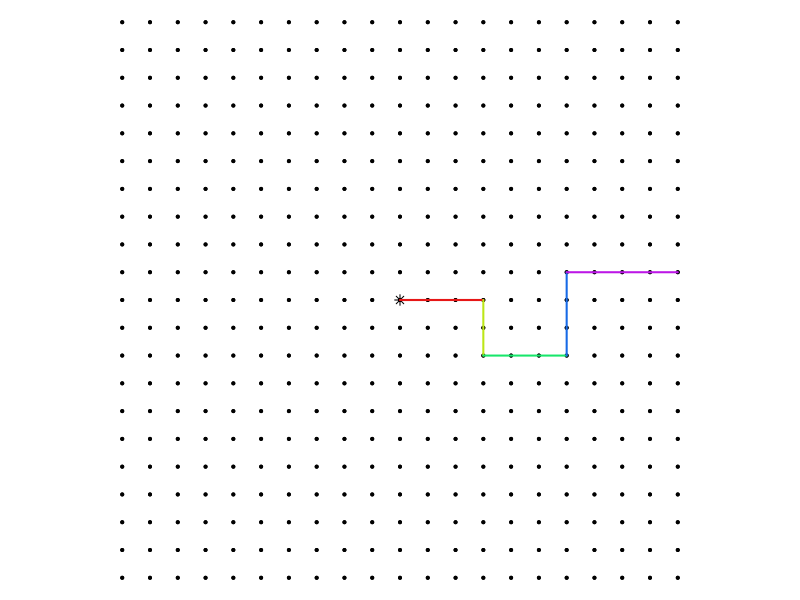

This chart was generated by the following R code:
## ---- chunk 1
# All right turns
# Expressed with right, up, left, down

n = 5


while(T){
    handles = character()
    x = sample(2:5,n,T)
    turns = sample(c(-1,1),n,T)
    st = cumsum(turns)
    # ths = c(0,pi/2,pi,3*pi/2)
    # dis = c("East","North","West","South")
    ths = c(pi/2,0,3*pi/2,pi)
    dis = c("North","East","South","West")
    j0 = sample(0:3,1)
    jj = (j0+st)%%4+1
    
    tt = ths[jj]
    dd = dis[jj]
    
    xx = c(0)
    yy = c(0)
    
    for(i in 1:n){
        xnew = xx[i]+x[i]*cos(tt[i])
        ynew = yy[i]+x[i]*sin(tt[i])
        xx = c(xx,xnew)
        yy = c(yy,ynew)
        if(dd[i] %in% c("East","West")){
            handles = c(handles,paste0("h",round(ynew)))
        } else {
            handles = c(handles,paste0("v",round(xnew)))
        }
    }
    if(max(abs(xx))<=10 && max(abs(yy))<=10 && length(unique(dd))>2 && length(unique(x))>1 && length(unique(handles))==length(handles)){break}
}


acho = dis
ache = 1:5

alo = paste0("* ",acho,collapse="\n")
ale = paste0("* ",ache,collapse="\n")

sols = character()
for(i in 1:n){
    solo = paste0(1*(dd[i]==acho),collapse="")
    sole = paste0(1*(x[i]==ache),collapse="")
    sols = c(sols,solo,sole)
}

## ---- chunk 2
par(mar=c(0,0,0,0),pty="s")
plot(0,0,"n",xlim=c(-10,10),ylim=c(-10,10),axes=F,ann=F)

for(i in -10:10){
    points(rep(i,21),-10:10,pch=20,cex=0.6)
    points(-10:10,rep(i,21),pch=20,cex=0.6)
}
points(0,0,pch=8,cex=1)

# lines(xx,yy,lwd=2,col="blue")
cols = hsv(seq(0,1,length.out=n+1),0.9,0.9)
for(i in 1:n){
    lines(c(xx[i],xx[i+1]),c(yy[i],yy[i+1]),col=cols[i],lwd=2)
}
## ---- chunk 3
for(i in 1:n){
    cat(paste0("* ##ANSWER",2*i-1,"## ##ANSWER",2*i,"##\n"))
}
## ---- chunk 4
for(i in 1:n){
    cat(alo)
    cat("\n")
    cat(ale)
    cat("\n")
}
